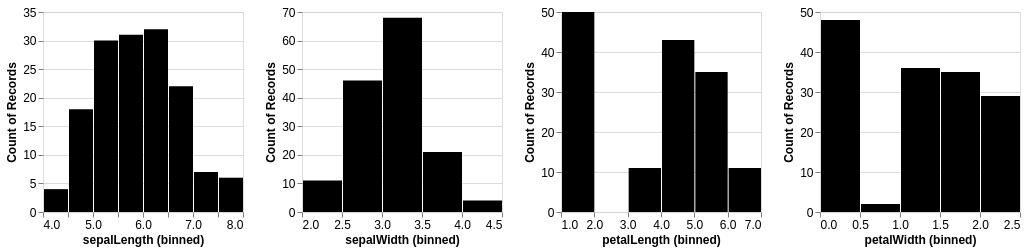

The code cell stored with this chart in its notebook:
### Code cell
numerical_columns = iris_dataset.select_dtypes(include=['number']).columns.to_list()

(
    alt.Chart(iris_dataset)
    .mark_bar()
    .encode(
        x=alt.X(alt.repeat(), type='quantitative', bin=alt.Bin(maxbins=10)),
        y='count()',
    )
    .properties(width=200, height=200)

).repeat(numerical_columns)

### Figure 1 — Vega-Lite specification as saved in the notebook (floating-point values rounded to 4 significant figures; data arrays with more than 128 entries replaced by an {"elided": "..."} marker saying what was removed)
{"config": {"background": "white", "title": {"fontSize": 16, "font": "Helvetica", "color": "black", "anchor": "start"}, "axis": {"domain": false, "tickColor": "gray", "labelFont": "Helvetica", "labelFontSize": 12, "titleFont": "Helvetica", "titleFontSize": 12, "titleColor": "black", "gridColor": "lightgray", "gridWidth": 0.8}, "legend": {"labelFont": "Helvetica", "labelFontSize": 12, "titleFont": "Helvetica", "titleFontSize": 12}, "mark": {"color": "black", "fill": "black", "strokeWidth": 1}}, "repeat": ["sepalLength", "sepalWidth", "petalLength", "petalWidth"], "spec": {"data": {"name": "data-5492ad92962bad06c6c3f4c2fd78919a"}, "mark": {"type": "bar"}, "encoding": {"x": {"bin": {"maxbins": 10}, "field": {"repeat": "repeat"}, "type": "quantitative"}, "y": {"aggregate": "count", "type": "quantitative"}}, "height": 200, "width": 200}, "$schema": "https://vega.github.io/schema/vega-lite/v5.20.1.json", "datasets": {"data-5492ad92962bad06c6c3f4c2fd78919a": {"elided": "150 records"}}}
